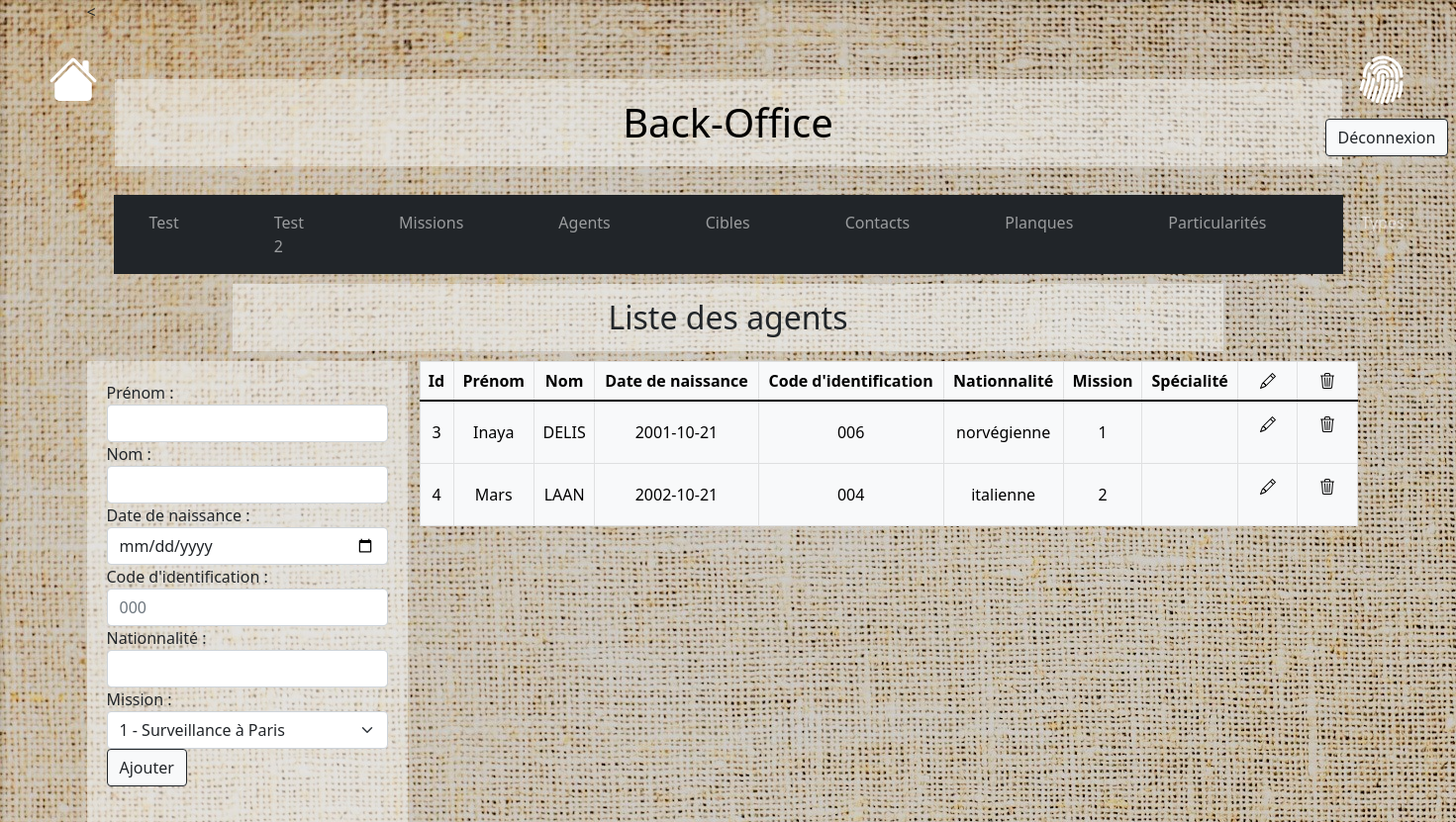
/?page=backend-agents (signed in), run on the app's committed database.
### tables this page shows
CREATE TABLE `agents` (
  `id` int(11) NOT NULL AUTO_INCREMENT,
  `mission_id` int(11) DEFAULT NULL,
  `firstname` varchar(255) NOT NULL,
  `lastname` varchar(255) NOT NULL,
  `birthday` date NOT NULL,
  `identification_code` varchar(11) NOT NULL,
  `nationality` varchar(255) NOT NULL,
  PRIMARY KEY (`id`),
  KEY `IDX_9596AB6EBE6CAE90` (`mission_id`),
  CONSTRAINT `FK_9596AB6EBE6CAE90` FOREIGN KEY (`mission_id`) REFERENCES `missions` (`id`)
);

### controllers/Controller.php (called while the page is built, shortened)
<?php
require_once 'models/Missions.php';
require_once 'models/Mission.php';
require_once 'models/Agent.php';
require_once 'models/Agents.php';
class Controller
{
  private Missions $missionsObject;
  private Agents $agentsObject;
  public function __construct()
  {
    $this->missionsObject = new Missions();
    $this->agentsObject = new Agents();
  }
    public function backendAgents()
    {
    $missions = $this->missionsObject->getMissionsTable();
    $agents = $this->agentsObject->getAgentsTable();
    require_once 'views/backend-agents.php';
    }
}

### models/Model.php (called while the page is built, shortened)
<?php
trait Model
{
    public function __construct()
    {
        if (getenv('JAWSDB_URL') !== false) {
            $url = getenv('JAWSDB_URL');
            $dbparts = parse_url($url);
            $hostname = $dbparts['host'];
            $username = $dbparts['user'];
            $password = $dbparts['pass'];
            $database = ltrim($dbparts['path'],'/');
          } else {
                $hostname = 'localhost';
                $username = 'kgbuser';
                $password = '2hvhDhnDSO-[PS6Q';
                $database = 'kgb';
        }
        try {
            $this->pdo = new PDO("mysql:host=$hostname;dbname=$database", $username, $password);
        } catch (PDOException $PDOException) {
            echo 'Impossible de se connecter à la base de donnée';
            exit('Erreur : '.$PDOException->getMessage());
        }
    }
}

### models/Missions.php (called while the page is built, shortened)
<?php
require_once('models/Model.php');
class Missions
{
    public function getMissionsTable ()
    {
        $stmt = $this->pdo->query('SELECT * FROM missions');
        $missions = [];
        while ($mission = $stmt->fetchObject('Mission')) {
            $missions[] = $mission;
        }
        return $missions;
    }
}

### models/Mission.php (called while the page is built, shortened)
<?php
require_once('models/Model.php');
class Mission
{
    private int $id;
    public function getMissionId()
    {
        return $this->id;
    }
}

### models/Agents.php (called while the page is built, shortened)
<?php
require_once('models/Model.php');
class Agents
{
    public function getAgentsTable ()
    {
        $stmt = $this->pdo->query('SELECT * FROM agents');
        $agents = [];
        while ($agent = $stmt->fetchObject('Agent')) {
            $agents[] = $agent;
        }
        return $agents;
    }
}

### models/Agent.php (called while the page is built, shortened)
<?php
require_once('models/Model.php');
class Agent
{
    private int $id;
    private string $firstname;
    private string $lastname;
    private $birthday;
    private string $identification_code;
    private string $nationality;
    private int $mission_id;
    public function getId()
    {
        return $this->id;
    }
    public function getFirstname()
    {
        return $this->firstname;
    }
    public function getLastname()
    {
        return $this->lastname;
    }
    public function getBirthday()
    {
        return $this->birthday;
    }
    public function getIdentificationCode()
    {
        return $this->identification_code;
    }
    public function getNationality()
    {
        return $this->nationality;
    }
    public function getMissionId()
    {
        return $this->mission_id;
    }
 }

### views/backend-agents.php (the view, shortened to what this page needs)
<?php
$tableTitle= 'Liste des agents';
?>
<div class="container-fluid">
  <div class="row no-gutters justify-content-between">
    <section class="col-12 col-sm-3" id="crud">
      <?php
        if(isset($_POST['update'])){
          ?>
          <form action="" method="POST">
            <div class="form-group">
              <label for="updateid">Id : </label>
              <input type="text" name="updateid" readonly class="form-control" id="updateid" value="<?=($_POST['update'])?>">
              <label for="updatefirstname">Prénom : </label>
              <input type="text" name="updatefirstname" class="form-control" id="updatefirstname" value="<?=$agentById->getFirstName()?>">
               <label for="updatelastname">Nom : </label>
              <input type="text" name="updatelastname" class="form-control" id="updatelastname" value="<?=$agentById->getLastName()?>">
               <label for="updatebirthday">Date de naissance : </label>
              <input type="date" name="updatebirthday" class="form-control" id="updatebirthday" value="<?=$agentById->getBirthday()?>">
               <label for="updatecodename">Code d'identification : </label>
              <input type="text" name="updatecodename" class="form-control" id="updatecodename" value="<?=$agentById->getIdentificationCode()?>">
              <label for="updatenationality">Nationnalité : </label>
              <input type="text" name="updatenationality" class="form-control" id="updatenationality" value="<?=$agentById->getNationality()?>">
              <label for="updatemissionid">Mission : </label>
              <select class="form-select" aria-label="Default select example" name="updatemissionid" id="updatemissionid">
                <?php foreach ($missions as $mission): ?>
                  <option value="<?= $mission->getMissionId() ?>"><?= $mission->getMissionId() ?> - <?= $mission->getMissionName() ?></option>
                <?php endforeach; ?>
              </select>
            </div>
            <button type="submit" class="btn btn-light btn-outline-dark">Modifier</button>
          </form>
          <?php
        } else {
          ?>
          <form action="" method="POST">
            <label for="addfirstname">Prénom : </label>
              <input type="text" name="addfirstname" class="form-control" id="addfirstname">
               <label for="addlastname">Nom : </label>
              <input type="text" name="addlastname" class="form-control" id="addlastname">
               <label for="addbirthday">Date de naissance : </label>
              <input type="date" name="addbirthday" class="form-control" id="addbirthday">
               <label for="addcodename">Code  d'identification : </label>
              <input type="text" name="addcodename" class="form-control" id="addcodename" placeholder="000">
              <label for="addnationality">Nationnalité : </label>
              <input type="text" name="addnationality" class="form-control" id="addnationality">
              <label for="addmissionid">Mission : </label>
              <select class="form-select" aria-label="Default select example" name="addmissionid" id="addmissionid">
                <?php foreach ($missions as $mission): ?>
                  <option value="<?= $mission->getMissionId() ?>"><?= $mission->getMissionId() ?> - <?= $mission->getMissionName() ?></option>
                <?php endforeach; ?>
              </select>
            <button type="submit" class="btn btn-light btn-outline-dark">Ajouter</button>
          </form>
          <?php
        }
      ?>
    </section>
  <section class="col-12 col-sm-9">
  <table class="table table-bordered table-light text-center">
      <thead>
        <tr>
          <th>Id</th>
          <th>Prénom</th>
          <th>Nom</th>
          <th>Date de naissance</th>
          <th>Code d'identification</th>
          <th>Nationnalité</th>
          <th>Mission</th>
          <th>Spécialité</th>
          <th>
          </th>
          <th>
          </th>
        </tr>
      </thead>
      <tbody id="tbody">
        <?php foreach ($agents as $agent): ?>
            <tr>
              <td><?= $agent->getId() ?></td>
              <td><?= $agent->getFirstName() ?></td>
              <td><?= $agent->getLastName() ?></td>
              <td><?= $agent->getBirthday() ?></td>
              <td><?= $agent->getIdentificationCode() ?></td>
              <td><?= $agent->getNationality() ?></td>
              <td><?= $agent->getMissionId() ?></td>
              <td></td>
              <td>
                <form action="" method="POST">
                  <button type="submit" name="update" value="<?= $agent->getId() ?>" class="btn btn-light">
                  </button>
                </form>
              </td>
              <td>
                <form action="" method="POST" onsubmit="return confirm('Confirmez-vous la supression?');">
                  <button type="submit" name="delete" value="<?= $agent->getId() ?>" class="btn btn-light">
                  </button>
                </form>
              </td>
            </tr>
          <?php endforeach; ?>
      </tbody>
    </table>
</div>
<?php
$table = ob_get_clean();
require_once('backend.php');

### views/backend.php (shortened to what this page needs)
<?php
$page_id = 'id="missions"';
?>
<header class="container">
  <div class="row p-3">
    <div class="col text-center align-self-center">
      <h1>Back-Office</h1>
    </div>
  </div>
  <nav class="navbar navbar-expand-lg navbar-dark bg-dark" id="backend-nav">
    <div class="container-fluid">
      <div class="collapse navbar-collapse" id="navbarNav">
        <ul class="navbar-nav">
          <li class="nav-item">
            <a class="nav-link" id="test1">Test</a>
          </li>
          <li class="nav-item">
            <a class="nav-link" id="test2">Test 2</a>
          </li>
          <li class="nav-item">
            <a class="nav-link" href="?page=backend">Missions</a>
          </li>
          <li class="nav-item">
            <a class="nav-link" href="?page=backend-agents">Agents</a>
          </li>
          <li class="nav-item">
            <a class="nav-link" href="?page=backend-targets">Cibles</a>
          </li>
          <li class="nav-item">
            <a class="nav-link" href="?page=backend-contacts">Contacts</a>
          </li>
          <li class="nav-item">
            <a class="nav-link" href="?page=backend-hideouts">Planques</a>
          </li>
          <li class="nav-item">
            <a class="nav-link" href="?page=backend-particularities">Particularités</a>
          </li>
          <li class="nav-item">
            <a class="nav-link" href="?page=backend-types">Types</a>
          </li>
        </ul>
      </div>
    </div>
  </nav>
  <a href="?page=logout" id="button-logout" class="btn btn-light btn-outline-dark">Déconnexion</a>
</header>
<main>
  <h2 class="table-title text-center"><?= $tableTitle ?></h2>
  <?= $table ?>
</main>
<?php
$content = ob_get_clean();
require_once('layout.php');

### index.php (shortened to what this page needs)
<?php
require_once 'controllers/Controller.php';
$controller = new Controller();
if (isset($_GET['page'])) {
    switch ($_GET['page']) {
        case 'backend-agents':
            $controller->backendAgents();
            break;
    }
} else {
    $controller->home();
}

### views/layout.php (shortened to what this page needs)
<!DOCTYPE html>
<html lang="fr">
<head>
  <link
    href="https://cdn.jsdelivr.net/npm/bootstrap@5.1.3/dist/css/bootstrap.min.css"
    rel="stylesheet"
>
  <link
    rel ="stylesheet"
    type="text/css"
    href="views/style.css">
</head>
<body class="container" <?= $page_id ?>>
  <a id="button-home" href="?#">
  </a>
  <a id="button-login" href="?page=login">
  </a>
  <?= $content ?>
</body>
</html>

### views/style.css (style rules this page uses)
body { justify-content: center; }
#missions { background-image: url(pictures/textile1.jpg); }
#button-login { color: white; position: absolute; left: 90vw; top: 5vh; width: 10vw; height: 10vh; display: flex; align-items: center; justify-content: center; }
#button-logout { position: absolute; left: 91vw; top: 15vh; display: flex; align-items: center; justify-content: center; }
#button-home { color: white; position: absolute; right: 90vw; top: 5vh; width: 10vw; height: 10vh; display: flex; align-items: center; justify-content: center; }
h1, #mission-card, #search, #login-f, #crud, .table-title { background-color: rgba(248, 249, 250, 0.5); }
h1 { color: black; padding: 0.5em; margin-top: 1em; }
.table-title { align-items: center; padding-top: 15px; padding-bottom: 15px; margin-left: 10vw; margin-right: 10vw; margin-top: 10px; margin-bottom: 10px; }
th, td { vertical-align: middle; }
#crud { padding: 20px; }
#backend-nav { margin-bottom: 5px; margin-top: 5px; margin-left: 15px; margin-right: 15px; }
.nav-item { margin-right: 5em; }

### data on the page
agents: id "3", firstname "Inaya", lastname "DELIS", birthday "2001-10-21", identification_code "006", nationality "norvégienne", mission "1"
agents: id "4", firstname "Mars", lastname "LAAN", birthday "2002-10-21", identification_code "004", nationality "italienne", mission "2"

### other printed values
$tableTitle "Liste des agents"
form field addmissionid "1 - Surveillance à Paris"
